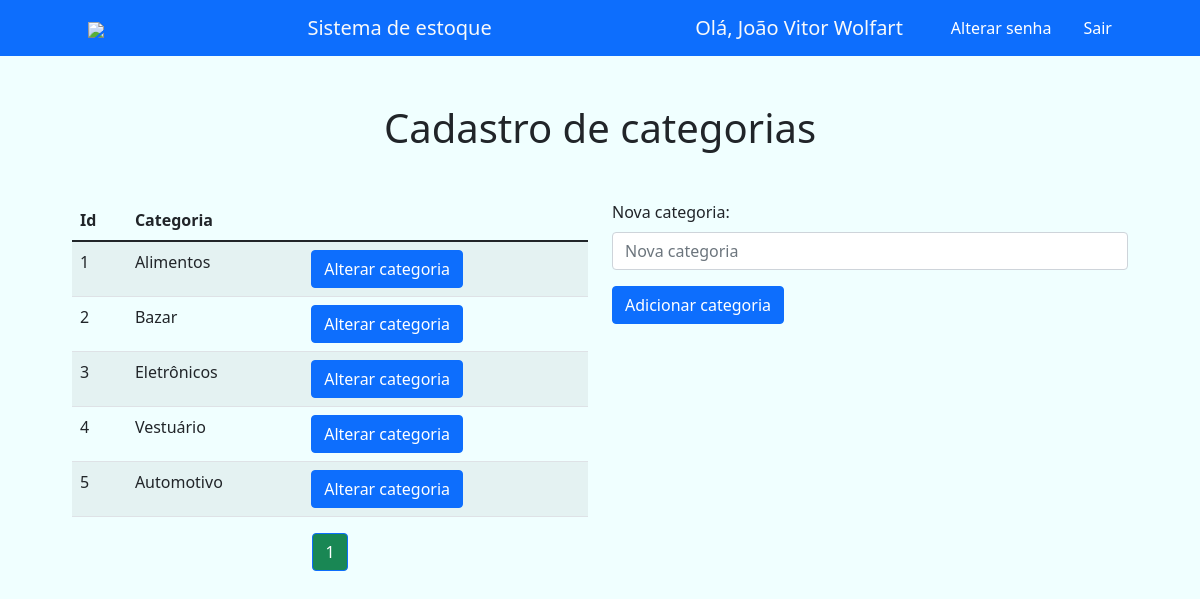
Before: /adicionar_categoria/ (signed in) with the older database file.
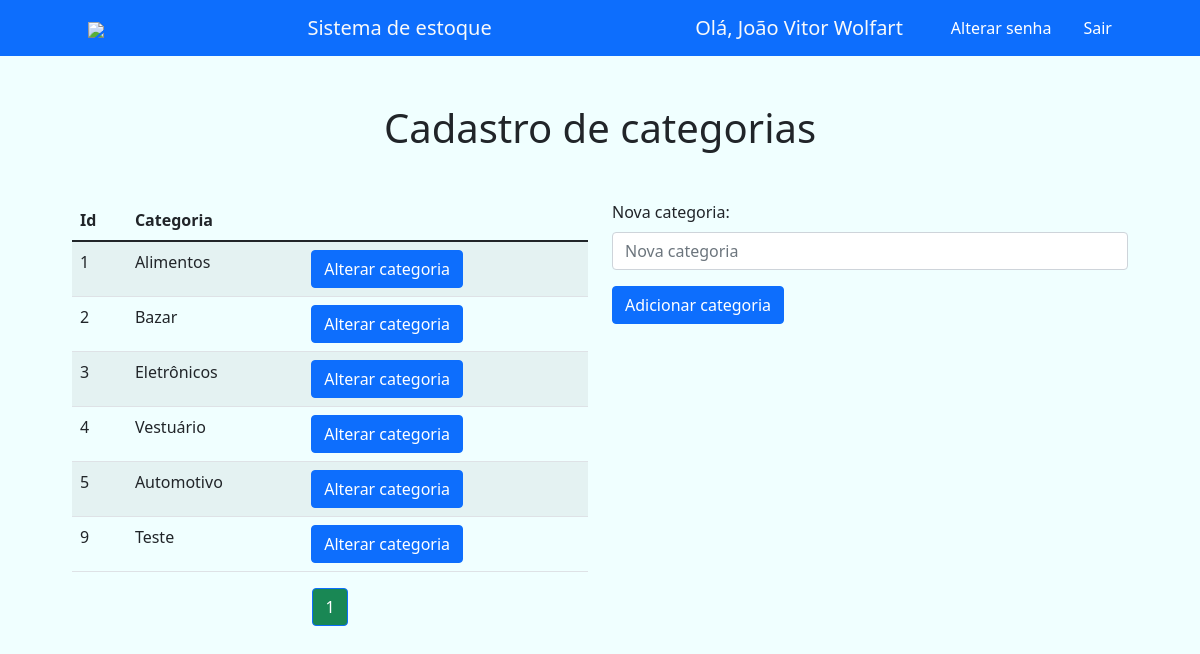
After: the same page with the newer database file.
### produtos/models.py (models this page shows, shortened)
class Categoria(models.Model):
    categoria = models.CharField(max_length=100)

### produtos/views.py (the view, shortened to what this page needs)
# urls.py: path('adicionar_categoria/', views.adicionar_categoria, name='adicionar_categoria'),
@login_required(login_url='login')
def adicionar_categoria(request):
    categorias = Categoria.objects.all()
    paginator = Paginator(categorias, 6)
    page = request.GET.get('p')
    categorias = paginator.get_page(page)
    if request.method != 'POST':
        return render(request, 'paginas/adicionar_categoria.html', {'categorias':categorias})

### produtos/templates/paginas/adicionar_categoria.html (shortened to what this page needs)
{% extends 'base.html'%}
{%block 'conteudo'%}
<h1 class="text-center my-5">Cadastro de categorias</h1>
<div class="row">
  <div class="col-lg-6">
    <table class="table table-striped table-hover">
      <thead>
        <tr>
          <th scope="col">Id</th>
          <th scope="col">Categoria</th>
        </tr>
      </thead>
      <tbody>
        {% for c in categorias%}
        <tr>
            <td>{{c.id}}</td>
            <td>{{c.categoria}}</td>
            <td><a href="{% url 'alterar_categoria' c.id%}" class="btn btn-primary">Alterar categoria</a></td>
        </tr>
        {%endfor%}
      </tbody>
    </table>
    <nav aria-label="Page navigation example">
      <ul class="pagination justify-content-center">
        {%for pagina in categorias.paginator.page_range%}
        {%if categorias.number == pagina%}
          <li class="page-item active"><a class="page-link bg-success" href="?p={{pagina}}">{{pagina}}</a></li>
        {% else %}
          <li class="page-item"><a class="page-link" href="?p={{pagina}}">{{pagina}}</a></li>
        {%endif%}
        {%endfor%}
      </ul>
    </nav>
  </div>
  <div class="col-lg-6">
    <form method="post" action="{% url 'adicionar_categoria' %}" enctype="multipart/form-data">
      <div class="mb-3">
        <label class="form-label">Nova categoria: </label>
        <input type="text" class="form-control" name="categoria" placeholder="Nova categoria" value="{{request.POST.categoria}}">
      </div>
      <button type="submit" class="btn btn-primary">Adicionar categoria</button>
    </form>
  </div>
</div>
{%endblock%}

Changed rows visible on the page:
added Categoria: id "9", categoria "Teste"
